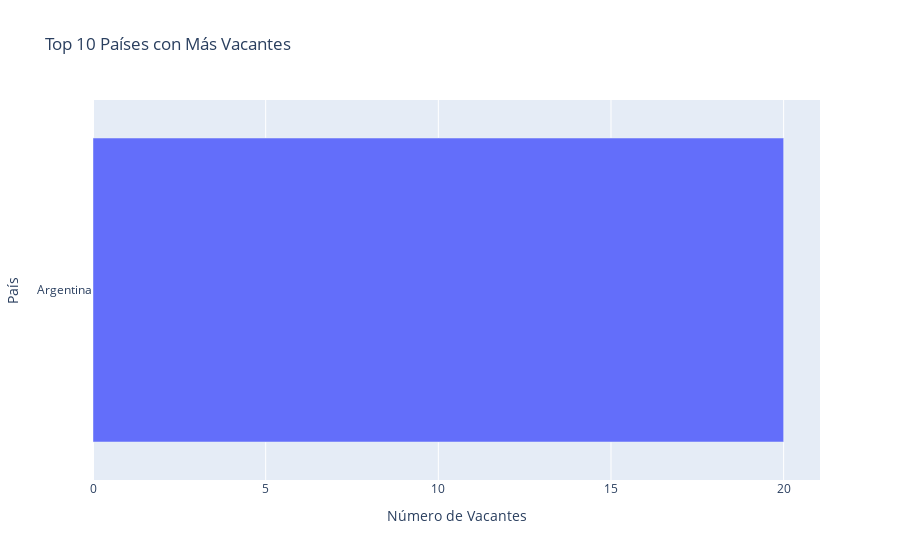

The notebook cell saved with this chart:
### Markdown cell above
### 3.1. Vacantes por País

### Code cell
if not df_jobs.empty and 'country' in df_jobs.columns:
    country_counts = df_jobs['country'].value_counts().reset_index()
    country_counts.columns = ['País', 'Número de Vacantes']
    fig = px.bar(country_counts.head(10), x='Número de Vacantes', y='País', orientation='h',
                 title='Top 10 Países con Más Vacantes',
                 color_continuous_scale=px.colors.sequential.Plasma)
    fig.update_layout(yaxis={'categoryorder':'total ascending'})
    fig.show()
else:
    print("No hay datos de país para visualizar.")

### Figure 1 — Plotly figure (JSON) as saved in the notebook; plotly's stock layout.template omitted (floating-point values rounded to 4 significant figures)
{"data": [{"hovertemplate": "Número de Vacantes=%{x}<br>País=%{y}<extra></extra>", "legendgroup": "", "marker": {"color": "#636efa", "pattern": {"shape": ""}}, "name": "", "orientation": "h", "showlegend": false, "textposition": "auto", "type": "bar", "x": [20], "xaxis": "x", "y": ["Argentina"], "yaxis": "y"}], "layout": {"barmode": "relative", "legend": {"tracegroupgap": 0}, "title": {"text": "Top 10 Países con Más Vacantes"}, "xaxis": {"anchor": "y", "domain": [0, 1], "title": {"text": "Número de Vacantes"}}, "yaxis": {"anchor": "x", "categoryorder": "total ascending", "domain": [0, 1], "title": {"text": "País"}}}}
